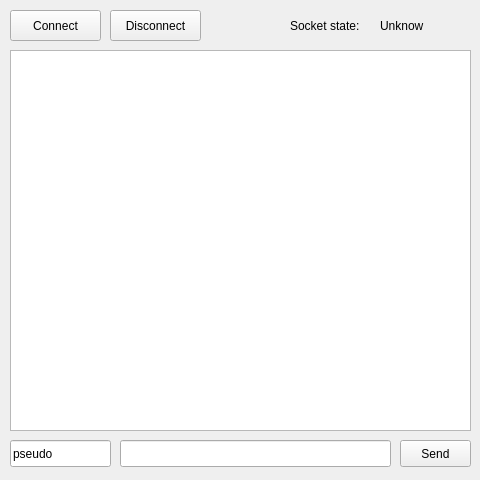
<?xml version="1.0" encoding="UTF-8"?>
<ui version="4.0">
 <class>ClientExample</class>
 <widget class="QWidget" name="ClientExample">
  <property name="geometry">
   <rect>
    <x>0</x>
    <y>0</y>
    <width>480</width>
    <height>480</height>
   </rect>
  </property>
  <property name="windowTitle">
   <string>QtWebsocket Client example</string>
  </property>
  <widget class="QLineEdit" name="textLineEdit">
   <property name="geometry">
    <rect>
     <x>120</x>
     <y>440</y>
     <width>271</width>
     <height>27</height>
    </rect>
   </property>
   <property name="text">
    <string/>
   </property>
  </widget>
  <widget class="QPushButton" name="sendButton">
   <property name="geometry">
    <rect>
     <x>400</x>
     <y>440</y>
     <width>71</width>
     <height>27</height>
    </rect>
   </property>
   <property name="text">
    <string>Send</string>
   </property>
  </widget>
  <widget class="QTextEdit" name="chatTextEdit">
   <property name="geometry">
    <rect>
     <x>10</x>
     <y>50</y>
     <width>461</width>
     <height>381</height>
    </rect>
   </property>
  </widget>
  <widget class="QLineEdit" name="pseudoLineEdit">
   <property name="geometry">
    <rect>
     <x>10</x>
     <y>440</y>
     <width>101</width>
     <height>27</height>
    </rect>
   </property>
   <property name="text">
    <string>pseudo</string>
   </property>
  </widget>
  <widget class="QLabel" name="socketStateLabel">
   <property name="geometry">
    <rect>
     <x>380</x>
     <y>10</y>
     <width>91</width>
     <height>31</height>
    </rect>
   </property>
   <property name="text">
    <string>Unknow</string>
   </property>
  </widget>
  <widget class="QPushButton" name="connectButton">
   <property name="geometry">
    <rect>
     <x>10</x>
     <y>10</y>
     <width>91</width>
     <height>31</height>
    </rect>
   </property>
   <property name="text">
    <string>Connect</string>
   </property>
  </widget>
  <widget class="QLabel" name="socketStateLabel_2">
   <property name="geometry">
    <rect>
     <x>290</x>
     <y>10</y>
     <width>91</width>
     <height>31</height>
    </rect>
   </property>
   <property name="text">
    <string>Socket state:</string>
   </property>
  </widget>
  <widget class="QPushButton" name="disconnectButton">
   <property name="geometry">
    <rect>
     <x>110</x>
     <y>10</y>
     <width>91</width>
     <height>31</height>
    </rect>
   </property>
   <property name="text">
    <string>Disconnect</string>
   </property>
  </widget>
 </widget>
 <layoutdefault spacing="6" margin="11"/>
 <resources/>
 <connections/>
</ui>
